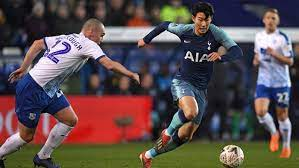
#> input picture soccer.jpg, 299 x 168 px, found by its file name
$ python 4_3.py
#> lines starting #> are read from the running program, lines starting #| are printed output that depends on the picture; after the words box and inside, x2 and y2 are one past the last pixel; in counts of white or black regions, pixels touching at a corner belong together
#에지맵에서 경계선 찾기

import cv2 as cv
import numpy as np

img = cv.imread('soccer.jpg')
#> img is the input picture: shape (168, 299, 3); mean B, G, R 76.4, 76.5, 90.6
gray = cv.cvtColor(img, cv.COLOR_BGR2GRAY)
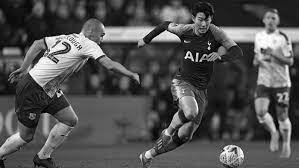
#> gray: shape (168, 299); min 0, max 254, mean 80.7
canny = cv.Canny(gray,100,200)
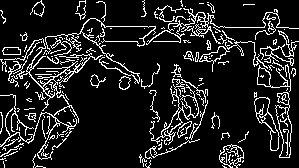
#> canny: shape (168, 299); 12.7% white in thin lines or dots

contour,hierarchy = cv.findContours(canny,cv.RETR_LIST, cv.CHAIN_APPROX_NONE)
#> contour = 250 contours, 207 with area under 20; largest, box (x1, y1, x2, y2) and area: (275, 92, 292, 158) 606, (254, 97, 280, 151) 545, (275, 105, 292, 158) 482, (146, 8, 299, 45) 482, (0, 38, 103, 160) 352

lcontour = []
for i in range(len(contour)):
    if contour[i].shape[0]>100:
        lcontour.append(contour[i])
#> after the loop, lcontour = 18 contours, 1 with area under 20; largest, box (x1, y1, x2, y2) and area: (275, 92, 292, 158) 606, (254, 97, 280, 151) 545, (275, 105, 292, 158) 482, (146, 8, 299, 45) 482, (0, 38, 103, 160) 352

cv.drawContours(img,lcontour,-1,(0,255,0),3)
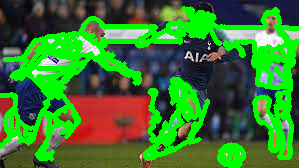
#> img: shape (168, 299, 3); mean B, G, R 45.2, 122.2, 57.2

cv.imshow('origin',img)
cv.imshow('canny',canny)
cv.waitKey()
cv.destroyAllWindows()
